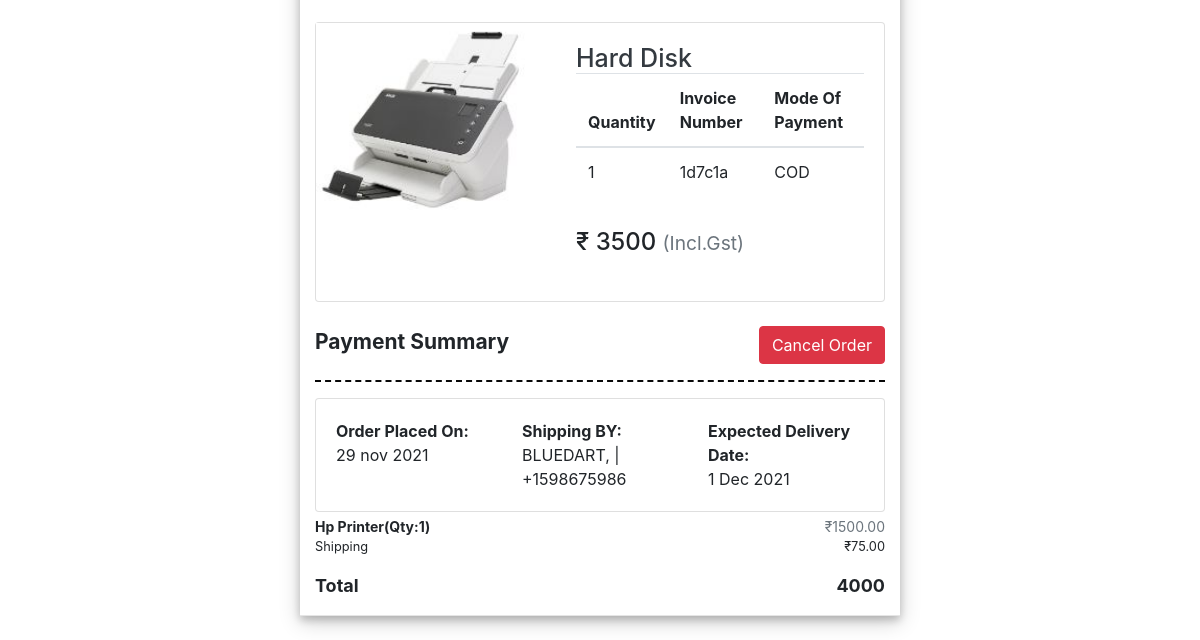
/orders (signed in, lower part), run on an earlier commit of the app's database.
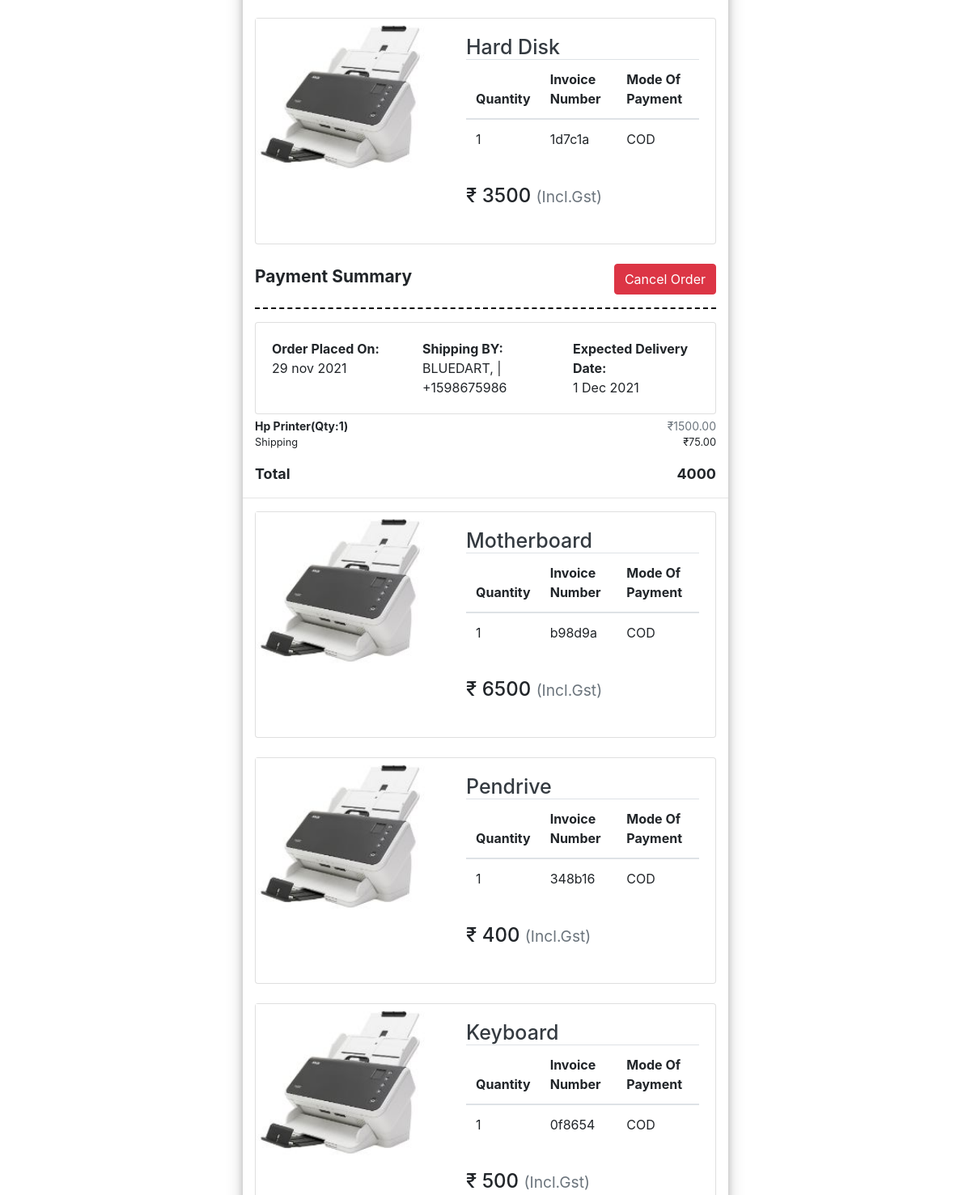
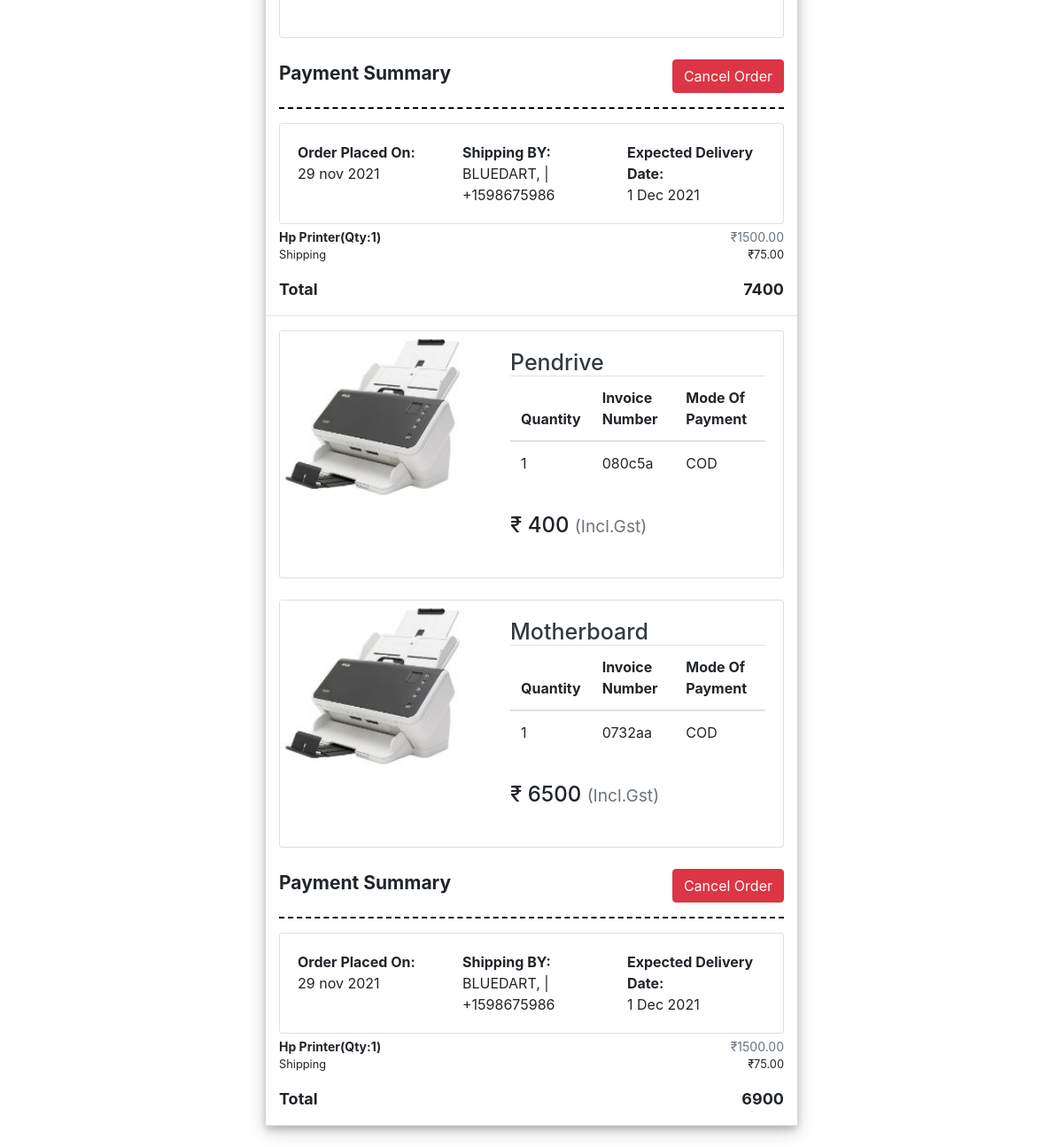
And on a later commit of the database (2 pictures, top to bottom).
### himatech/models.py (models this page shows, shortened)
class Cart(db.Model):
    cart_id = db.Column(db.Integer, primary_key=True)
    username = db.Column(db.String(20))
    email = db.Column(db.String(120))
    product_name = db.Column(db.String(32))
    product_quantity = db.Column(db.Integer)
    product_image = db.Column(db.String(100))
    product_price = db.Column(db.Integer)
    checkout  = db.Column(db.Boolean, default=False)
    firstName = db.Column(db.String(30))
    lastName = db.Column(db.String(30))
    address = db.Column(db.String(300))
    phoneNumber = db.Column(db.Integer)
    company = db.Column(db.String(150))
    country = db.Column(db.String(100), default="India")
    city = db.Column(db.String(100))
    pincode = db.Column(db.String(6))
    state = db.Column(db.String(30), default="Karnataka")
    checkoutTime = db.Column(db.DateTime, default=datetime.utcnow)
    invoiceNumber = db.Column(db.String(16))

### himatech/routes.py (the view)
@app.route('/orders', methods=["GET", "POST"])
@login_required
def orders():
    form = CancelOrder()
    orders = Cart.query.filter_by(email=current_user.email, checkout=True).all()
    checkedOutTime = []
    shoppedItems = []
    orderedPrice = 0
    TotalPrice = []
    DeliveryDate = []
    for item in orders:
        if item.checkoutTime not in checkedOutTime:
            checkedOutTime.append(item.checkoutTime)
    for orderedTime in checkedOutTime:
        orderedItems = Cart.query.filter_by(email=current_user.email, checkout=True, checkoutTime=orderedTime).all()
        shoppedItems.append(orderedItems)
        DeliveryDate.append(orderedTime + timedelta(days=3))
    for items in shoppedItems:
        if len(items) > 1:
            for item in items:
                orderedPrice += item.product_price
            TotalPrice.append(orderedPrice)
            orderedPrice = 0
        else:
            for item in items:
                TotalPrice.append(item.product_price)
    itemCount = len(DeliveryDate)
    if request.method=='POST':
        flash("Under Construction", "danger")
    return render_template('myorders.html', shoppedItems= shoppedItems, form=form, DeliveryDate = DeliveryDate, TotalPrice=TotalPrice, itemCount = itemCount, checkedOutTime=checkedOutTime)

### himatech/forms.py
class CancelOrder(FlaskForm):
    cancelOrder = SubmitField('Cancel Order')

### himatech/models.py (called while the page is built)
@login.user_loader                          #loads the user from the database
def load_user(id):
    return User.query.get(int(id))

### himatech/templates/myorders.html (shortened to what this page needs)
{% extends 'base.html'%}
{% block body%}
<body>
  <div style="width:50%; box-shadow: 0 4px 8px 0 rgba(0, 0, 0, 0.2), 0 6px 20px 0 rgba(0, 0, 0, 0.19);margin: 2% auto; ">
    <div class="for-loop">
      {% for item in shoppedItems %}
          {% if item|length > 1%}
    <div class="container">
        {% for order in item %}
          <div class="card flex-md-row mb-4 box-shadow ">
            <img class="card-img-right flex-auto d-none d-md-block" alt="Thumbnail [200x250]" style="width: 210px; height: 200px;" src="{{url_for('static', filename='images/orders/p4.jpg')}}" data-holder-rendered="true">
            <div class="card-body d-flex flex-column align-items-start" style="margin-left: 30px;">
              <h3 class="mb-0 text-dark" style="font-size: 25px;">
                {{ order.product_name}}
              </h3>
              <table class="table">
                <thead>
                  <tr>
                    <th scope="col">Quantity</th>
                    <th scope="col">Invoice Number</th>
                    <th scope="col">Mode Of Payment</th>
                  </tr>
                </thead>
                <tbody>
                  <tr>
                    <td scope="row">{{ order.product_quantity }}</td>
                    <td>{{ order.invoiceNumber }}</td>
                    <td>COD</td>
                  </tr>
                </tbody>
              </table>
              <div class="d-flex flex-row justify-content-between align-items-center order">
                <div class="d-flex flex-column order-details">
                    <h4 class="mt-3 mb-4 bold">
                      <span class="mt-5">&#x20B9; {{ order.product_price }}</span>
                      <span class="small text-muted">
                        (Incl.Gst)
                      </span>
                    </h4>
                </div>
              </div>
          </div>
        </div>
        {% endfor %}
      </div>
      <div class="container-fluid">
        <div class="d-flex justify-content-between">
          <span class="theme-color" style="font-size: 21px; font-weight: bolder;">
            Payment Summary
          </span>
          <div class="tracking-details">
            <form class="" action="index.html" method="post">
              {{ form.cancelOrder(class="btn btn-danger")}}
            </form>
          </div>
        </div>
        <div class="mb-3">
          <hr class="new1">
        </div>
        <article class="card">
          <div class="card-body row">
            <div class="col"> <strong>Order Placed On:</strong> <br>29 nov 2021 </div>
            <div class="col"> <strong>Shipping BY:</strong> <br> BLUEDART, |  +1598675986
            </div>
            <div class="col"> <strong>Expected Delivery Date:</strong> <br>1 Dec 2021 </div>
          </div>
        </article>
        <div class="d-flex justify-content-between mt-1" style="font-size: 14px;">
          <span class="font-weight-bold">Hp Printer(Qty:1)</span>
          <span class="text-muted">₹1500.00</span>
        </div>
        <div class="d-flex justify-content-between">
          <small>Shipping</small>
          <small>₹75.00</small>
        </div>
        <div class="d-flex justify-content-between mt-3" style="margin-bottom: 7px; font-size: 18px;">
          <span class="font-weight-bold">Total</span>
          <span class="font-weight-bold theme-color">{{ TotalPrice[loop.index -1]}}</span>
        </div>
      </div>
      <hr>
      {%endif%}
  {% endfor %}
    </div>
</body>
{% endblock %}

### himatech/templates/base.html (shortened to what this page needs)
<!DOCTYPE html>
<html lang="en">
    <head>
        <link
            rel="stylesheet"
            href="https://cdn.jsdelivr.net/npm/bootstrap@4.6.0/dist/css/bootstrap.min.css"
        />
    </head>
    <body>
        {% block body %} {% endblock body %}
    </body>
</html>

### himatech/templates/base.html (style rules this page uses)
* { padding: 0%; margin: 0%; box-sizing: border-box; }

### himatech/templates/myorders.html (style rules this page uses)
hr.new1 { border-top: 2px dashed rgb(8, 8, 8); }

What changed in the data, as far as the page shows it:
added Cart: product_name "Motherboard", product_quantity "1", invoiceNumber "b98d9a", product_price "6500", TotalPrice "7400"
added Cart: product_name "Pendrive", product_quantity "1", invoiceNumber "348b16", product_price "400", shown under "7400"
added Cart: product_name "Keyboard", product_quantity "1", invoiceNumber "0f8654", product_price "500", shown under "7400"
added Cart: product_name "Pendrive", product_quantity "1", invoiceNumber "080c5a", product_price "400", TotalPrice "6900"
added Cart: product_name "Motherboard", product_quantity "1", invoiceNumber "0732aa", product_price "6500", shown under "6900"
